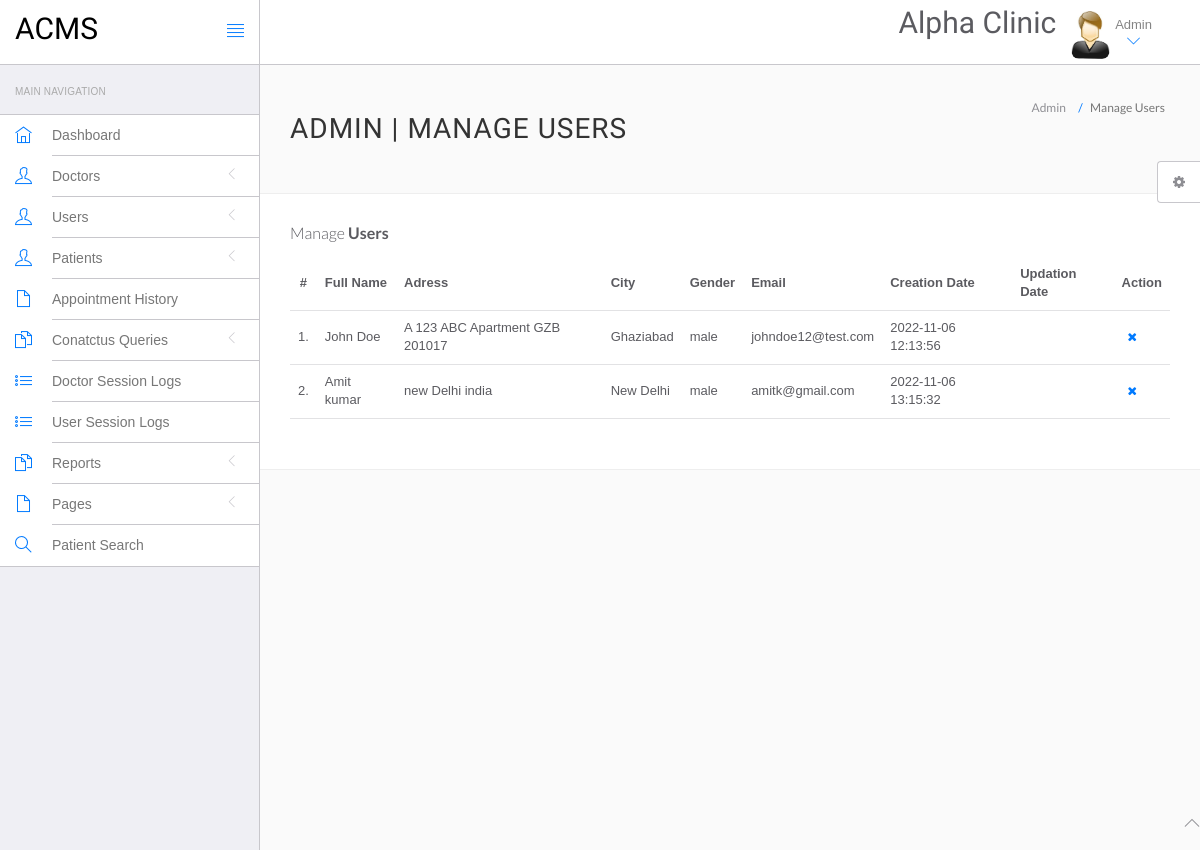
Page /Clinic/acms/admin/php_admin/manage-users.php (signed in) on the earlier database version.
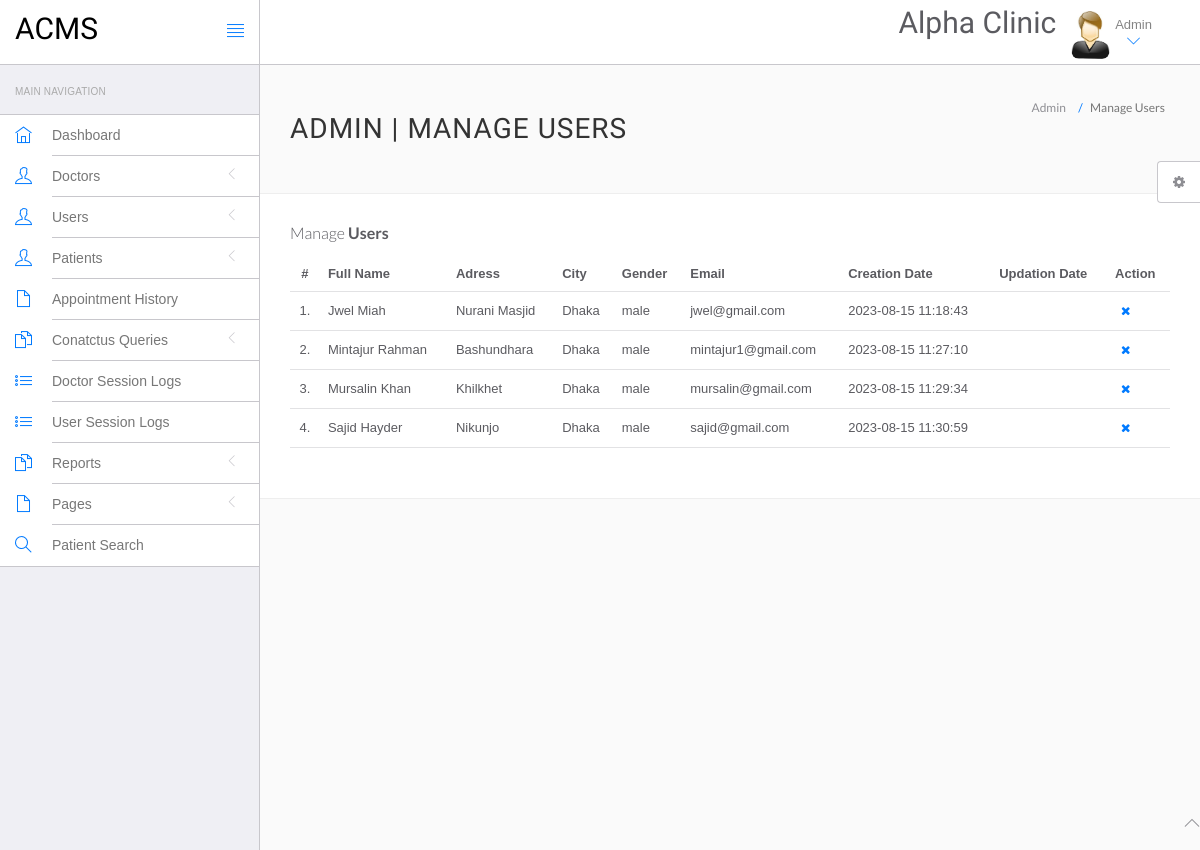
Same page on the later database version.
### tables this page shows
CREATE TABLE `users` (
  `id` int(11) NOT NULL,
  `fullName` varchar(255) DEFAULT NULL,
  `address` longtext DEFAULT NULL,
  `city` varchar(255) DEFAULT NULL,
  `gender` varchar(255) DEFAULT NULL,
  `email` varchar(255) DEFAULT NULL,
  `password` varchar(255) DEFAULT NULL,
  `regDate` timestamp NULL DEFAULT current_timestamp(),
  `updationDate` timestamp NULL DEFAULT NULL ON UPDATE current_timestamp()
);

### Clinic/acms/admin/php_admin/manage-users.php (the view, shortened to what this page needs)
<?php
include('include/config.php');
if(strlen($_SESSION['id']==0)) {
 header('location:logout.php');
  } else{
?>
<!DOCTYPE html>
<html lang="en">
	<head>
		<link rel="stylesheet" href="vendor/bootstrap/css/bootstrap.min.css">
		<link rel="stylesheet" href="vendor/fontawesome/css/font-awesome.min.css">
		<link rel="stylesheet" href="vendor/themify-icons/themify-icons.min.css">
		<link href="vendor/animate.css/animate.min.css" rel="stylesheet" media="screen">
		<link href="vendor/perfect-scrollbar/perfect-scrollbar.min.css" rel="stylesheet" media="screen">
		<link href="vendor/switchery/switchery.min.css" rel="stylesheet" media="screen">
		<link href="vendor/bootstrap-touchspin/jquery.bootstrap-touchspin.min.css" rel="stylesheet" media="screen">
		<link href="vendor/select2/select2.min.css" rel="stylesheet" media="screen">
		<link href="vendor/bootstrap-datepicker/bootstrap-datepicker3.standalone.min.css" rel="stylesheet" media="screen">
		<link href="vendor/bootstrap-timepicker/bootstrap-timepicker.min.css" rel="stylesheet" media="screen">
		<link rel="stylesheet" href="assets/css/styles.css">
		<link rel="stylesheet" href="assets/css/plugins.css">
		<link rel="stylesheet" href="assets/css/themes/theme-1.css" id="skin_color" />
	</head>
	<body>
		<div id="app">
<?php include('include/sidebar.php');?>
			<div class="app-content">
						<?php include('include/header.php');?>
				<div class="main-content" >
					<div class="wrap-content container" id="container">
						<section id="page-title">
							<div class="row">
								<div class="col-sm-8">
									<h1 class="mainTitle">Admin | Manage Users</h1>
																	</div>
								<ol class="breadcrumb">
									<li>
										<span>Admin</span>
									</li>
									<li class="active">
										<span>Manage Users</span>
									</li>
								</ol>
							</div>
						</section>
						<div class="container-fluid container-fullw bg-white">
									<div class="row">
								<div class="col-md-12">
									<h5 class="over-title margin-bottom-15">Manage <span class="text-bold">Users</span></h5>
									<table class="table table-hover" id="sample-table-1">
										<thead>
											<tr>
												<th class="center">#</th>
												<th>Full Name</th>
												<th class="hidden-xs">Adress</th>
												<th>City</th>
												<th>Gender </th>
												<th>Email </th>
												<th>Creation Date </th>
												<th>Updation Date </th>
												<th>Action</th>
											</tr>
										</thead>
										<tbody>
<?php
$sql=mysqli_query($con,"select * from users");
$cnt=1;
while($row=mysqli_fetch_array($sql))
{
?>
											<tr>
												<td class="center"><?php echo $cnt;?>.</td>
												<td class="hidden-xs"><?php echo $row['fullName'];?></td>
												<td><?php echo $row['address'];?></td>
												<td><?php echo $row['city'];?>
												</td>
												<td><?php echo $row['gender'];?></td>
												<td><?php echo $row['email'];?></td>
												<td><?php echo $row['regDate'];?></td>
												<td><?php echo $row['updationDate'];?>
												</td>
												<td >
												<div class="visible-md visible-lg hidden-sm hidden-xs">
	<a href="manage-users.php?id=<?php echo $row['id']?>&del=delete" onClick="return confirm('Are you sure you want to delete?')"class="btn btn-transparent btn-xs tooltips" tooltip-placement="top" tooltip="Remove"><i class="fa fa-times fa fa-white"></i></a>
												</div>
												</td>
											</tr>
											<?php
$cnt=$cnt+1;
											 }?>
										</tbody>
									</table>
								</div>
							</div>
								</div>
							</div>
						</div>
					</div>
				</div>
	<?php include('include/footer.php');?>
	<?php include('include/setting.php');?>
	</body>
</html>
<?php } ?>

Differences in the rows shown:
removed users: fullName "John Doe", address "A 123 ABC Apartment GZB 201017", city "Ghaziabad", gender "male", email "johndoe12@test.com", regDate "2022-11-06 12:13:56"
removed users: fullName "Amit kumar", address "new Delhi india", city "New Delhi", gender "male", email "amitk@gmail.com", regDate "2022-11-06 13:15:32"
added users: fullName "Jwel Miah", address "Nurani Masjid", city "Dhaka", gender "male", email "jwel@gmail.com", regDate "2023-08-15 11:18:43"
added users: fullName "Mintajur Rahman", address "Bashundhara", city "Dhaka", gender "male", email "mintajur1@gmail.com", regDate "2023-08-15 11:27:10"
added users: fullName "Mursalin Khan", address "Khilkhet", city "Dhaka", gender "male", email "mursalin@gmail.com", regDate "2023-08-15 11:29:34"
added users: fullName "Sajid Hayder", address "Nikunjo", city "Dhaka", gender "male", email "sajid@gmail.com", regDate "2023-08-15 11:30:59"
